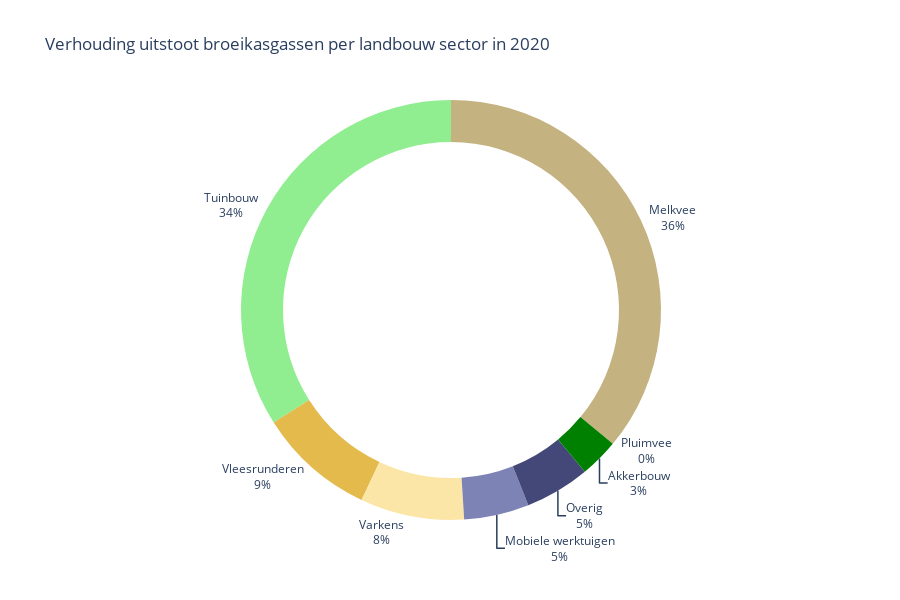

Notebook code for this chart:
### Markdown cell above
Nederland moet maatregelen gaan nemen om de uitstoot van broeikasgassen drastisch te verminderen, anders gaan we de klimaatdoelen niet halen. Nederland produceert diverse landbouwproducten in grote getalen. Er is zowel veel veeteelt als akker- en tuinbouw. Het grootste deel van de uitstoot wordt veroorzaakt in de vee industrie (zie grafiek hieronder). Als we kijken naar de uitstoot van broeikasgassen dan is het aandeel van de landbouw 37%, en die van de vee industrie 53%. Het is daarom belangrijk om eerst te focussen op het verlagen van de uitstoot van de vee industrie.

### Code cell
broei = pd.read_csv('datasets/broeikasgas_per_landbouwsector.csv')

landbouw_sector = broei['soort_landbouw']
broeikasgas = broei['broeikasgas_aandeel_2020']

pie = go.Pie(values=broeikasgas, 
             labels=landbouw_sector,
             hole = 0.8,
             textinfo='label+percent',
             textposition='outside',
             showlegend=False)

colors = ['green', 'lightgreen', '#c4b280', '#e3ba4b', '#fce6a7', '#0000', '#7d83b5', '#434878']

layout = go.Layout(
    title = 'Verhouding uitstoot broeikasgassen per landbouw sector in 2020',
    height=600,
)

fig = go.Figure(data=pie, layout=layout)

fig.update_traces( marker=dict(colors=colors, line=dict(color='#000000', width=0)))
fig.show()

### Figure 1 — Plotly figure (JSON) as saved in the notebook; plotly's stock layout.template omitted (floating-point values rounded to 4 significant figures)
{"data": [{"hole": 0.8, "labels": ["Akkerbouw", "Tuinbouw", "Melkvee", "Vleesrunderen", "Varkens", "Pluimvee", "Mobiele werktuigen", "Overig"], "marker": {"colors": ["green", "lightgreen", "#c4b280", "#e3ba4b", "#fce6a7", "#0000", "#7d83b5", "#434878"], "line": {"color": "#000000", "width": 0}}, "showlegend": false, "textinfo": "label+percent", "textposition": "outside", "type": "pie", "values": [3, 34, 36, 9, 8, 0, 5, 5]}], "layout": {"height": 600, "title": {"text": "Verhouding uitstoot broeikasgassen per landbouw sector in 2020"}}}
